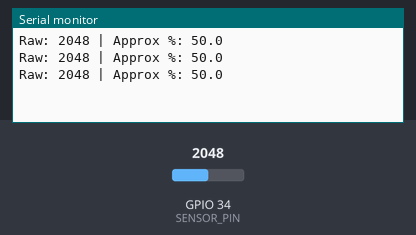
A sketch run on a simulated ESP32. Shown: the last lines printed to the serial monitor. Inputs (shaded band) come from the test bench; at power-on: GPIO 34 (SENSOR_PIN) = 2048.

Above: at 1.3 s.
1.4 s: GPIO 34 (SENSOR_PIN) set to 2866
At 1.9 s:
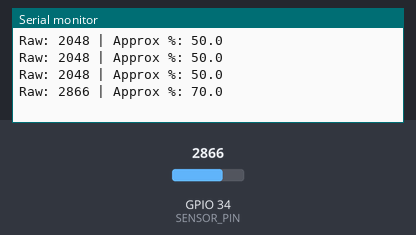
2.9 s: GPIO 34 (SENSOR_PIN) set to 3603
At 3.4 s:
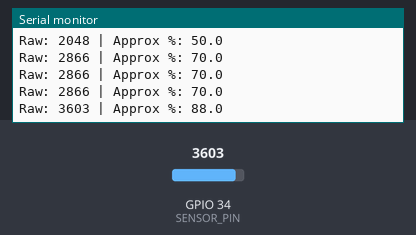
Timing chart, 0 to 5.9 s (numbered marks = the images above; inputs shaded):
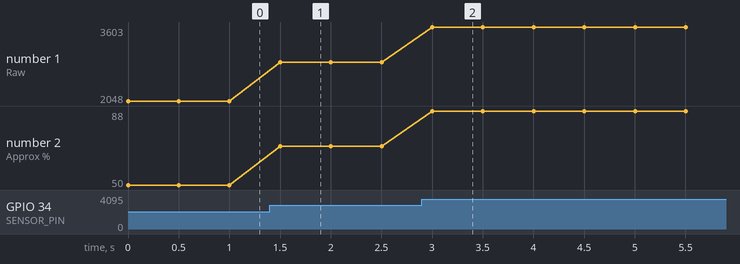

The sketch:

analog_sensor.ino
```cpp
const int SENSOR_PIN = 34;

void setup() {
  Serial.begin(115200);
}

void loop() {
  int rawValue = analogRead(SENSOR_PIN);
  float percent = (rawValue / 4095.0) * 100.0;

  Serial.print("Raw: ");
  Serial.print(rawValue);
  Serial.print(" | Approx %: ");
  Serial.println(percent, 1);

  delay(500);
}
```

Measured:
- after the input at 1.4 s, the serial monitor: prints a new line after 0.10 s (image 1)
- after the input at 2.9 s, the serial monitor: prints a new line after 0.10 s (image 2)
- plotted number 1: 2048 → 2866 after the input at 1.4 s, 2866 → 3603 after the input at 2.9 s
- plotted number 2: 50 → 70 after the input at 1.4 s, 70 → 88 after the input at 2.9 s
